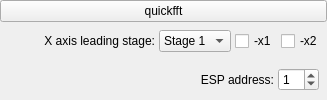
        <widget class="QWidget" name="tab_2">
         <property name="maximumSize">
          <size>
           <width>16777215</width>
           <height>200</height>
          </size>
         </property>
         <attribute name="title">
          <string>other stuff</string>
         </attribute>
         <layout class="QVBoxLayout" name="verticalLayout_18">
          <property name="spacing">
           <number>0</number>
          </property>
          <property name="leftMargin">
           <number>0</number>
          </property>
          <property name="topMargin">
           <number>0</number>
          </property>
          <property name="rightMargin">
           <number>0</number>
          </property>
          <property name="bottomMargin">
           <number>0</number>
          </property>
          <item>
           <layout class="QVBoxLayout" name="verticalLayout_15">
            <property name="spacing">
             <number>4</number>
            </property>
            <property name="leftMargin">
             <number>0</number>
            </property>
            <property name="topMargin">
             <number>0</number>
            </property>
            <property name="rightMargin">
             <number>0</number>
            </property>
            <property name="bottomMargin">
             <number>0</number>
            </property>
            <item>
             <widget class="QPushButton" name="PB_quickFFT">
              <property name="text">
               <string>quickfft</string>
              </property>
             </widget>
            </item>
            <item>
             <layout class="QHBoxLayout" name="horizontalLayout_31">
              <property name="spacing">
               <number>4</number>
              </property>
              <property name="leftMargin">
               <number>4</number>
              </property>
              <property name="topMargin">
               <number>4</number>
              </property>
              <property name="rightMargin">
               <number>4</number>
              </property>
              <property name="bottomMargin">
               <number>4</number>
              </property>
              <item>
               <spacer name="horizontalSpacer_2">
                <property name="orientation">
                 <enum>Qt::Horizontal</enum>
                </property>
                <property name="sizeHint" stdset="0">
                 <size>
                  <width>40</width>
                  <height>20</height>
                 </size>
                </property>
               </spacer>
              </item>
              <item>
               <widget class="QLabel" name="label_7">
                <property name="text">
                 <string>X axis leading stage:</string>
                </property>
                <property name="alignment">
                 <set>Qt::AlignRight|Qt::AlignTrailing|Qt::AlignVCenter</set>
                </property>
               </widget>
              </item>
              <item>
               <widget class="QComboBox" name="CB_xleading">
                <property name="currentIndex">
                 <number>0</number>
                </property>
                <item>
                 <property name="text">
                  <string>Stage 1</string>
                 </property>
                </item>
                <item>
                 <property name="text">
                  <string>Stage 2</string>
                 </property>
                </item>
                <item>
                 <property name="text">
                  <string>Stage 3</string>
                 </property>
                </item>
                <item>
                 <property name="text">
                  <string>Stage 4</string>
                 </property>
                </item>
               </widget>
              </item>
              <item>
               <widget class="QCheckBox" name="CB_invert1">
                <property name="text">
                 <string>-x1</string>
                </property>
               </widget>
              </item>
              <item>
               <widget class="QCheckBox" name="CB_invert2">
                <property name="text">
                 <string>-x2</string>
                </property>
               </widget>
              </item>
             </layout>
            </item>
            <item>
             <layout class="QVBoxLayout" name="verticalLayout_6">
              <property name="spacing">
               <number>4</number>
              </property>
              <property name="leftMargin">
               <number>4</number>
              </property>
              <property name="topMargin">
               <number>4</number>
              </property>
              <property name="rightMargin">
               <number>4</number>
              </property>
              <property name="bottomMargin">
               <number>4</number>
              </property>
              <item>
               <layout class="QHBoxLayout" name="horizontalLayout_3">
                <property name="spacing">
                 <number>4</number>
                </property>
                <property name="leftMargin">
                 <number>4</number>
                </property>
                <property name="topMargin">
                 <number>4</number>
                </property>
                <property name="rightMargin">
                 <number>4</number>
                </property>
                <property name="bottomMargin">
                 <number>4</number>
                </property>
                <item>
                 <spacer name="horizontalSpacer_3">
                  <property name="orientation">
                   <enum>Qt::Horizontal</enum>
                  </property>
                  <property name="sizeHint" stdset="0">
                   <size>
                    <width>40</width>
                    <height>20</height>
                   </size>
                  </property>
                 </spacer>
                </item>
                <item>
                 <widget class="QLabel" name="label_6">
                  <property name="text">
                   <string>ESP address:</string>
                  </property>
                  <property name="alignment">
                   <set>Qt::AlignRight|Qt::AlignTrailing|Qt::AlignVCenter</set>
                  </property>
                 </widget>
                </item>
                <item>
                 <widget class="QSpinBox" name="SP_ESPaddress">
                  <property name="value">
                   <number>1</number>
                  </property>
                 </widget>
                </item>
               </layout>
              </item>
             </layout>
            </item>
           </layout>
          </item>
         </layout>
        </widget>
